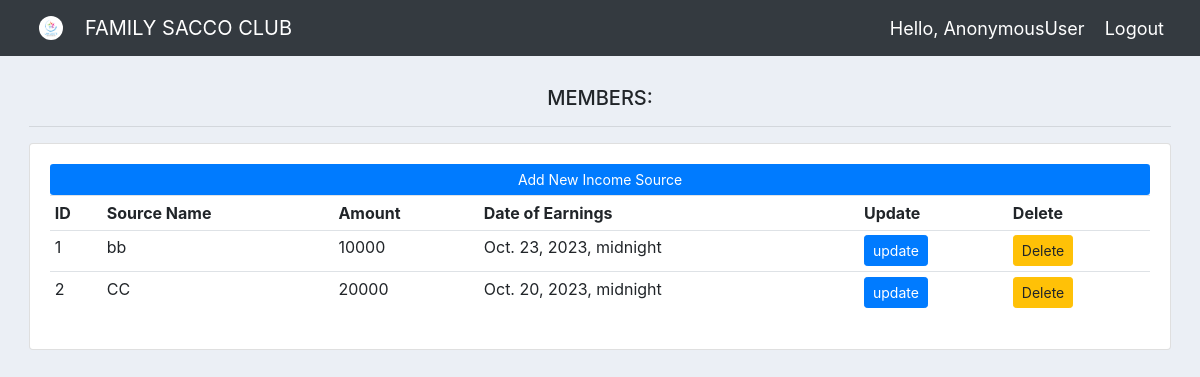
Screenshot of /all_otherincome/ with the database file from the repository.
### fam_sacco_app/models.py (models this page shows)
class OtherIncome(models.Model):
    source = models.CharField(max_length=300, null=False)
    amount = models.PositiveIntegerField()
    date_of_income = models.DateTimeField()
    receipt = models.ImageField(upload_to='income/%Y/%m/%d',blank=True)

### fam_sacco_app/views.py (the view)
# urls.py: path('all_otherincome/', views.allOtherIncome, name='all_otherincome'),
def allOtherIncome(request):
    otherincome_list = OtherIncome.objects.all()
    context = {
                'otherincome_list': otherincome_list,
        }
    return render(request, 'members/all_otherincome.html', context )

### fam_sacco_app/templates/members/all_otherincome.html
{% extends 'members/main.html' %}
{% block content %}
<br>
<div class="row">
    <div class="col">
        <div class="col-md">
            <h5 align="center"> MEMBERS: </h5>
            <hr>
            <div class="card card-body">
                <a class="btn btn-sm btn-block bg-primary" style="color: white;"  href="{% url 'create_otherincome' %}"> Add New Income Source </a>
                <table class="table table-sm table-hover">
                    <tr>
                        <th>ID</th>
                        <th>Source Name</th>
                        <th>Amount</th>
                        <th>Date of Earnings</th>
                        <th>Update</th>
                        <th>Delete</th>
                    </tr>
                    {% for member in otherincome_list %}
                    <tr>
                        <td>{{member.id}}</td>
                        <td>{{member.source}}</td>
                        <td>{{member.amount}}</td>
                        <td>{{member.date_of_income}}</td>
                        <td><a class="btn btn-sm btn-primary" href="{% url 'update_otherincome' member.id %}">update</a></td>
                        <td><a class="btn btn-sm btn-warning" href="{% url 'delete_otherincome' member.id %}">Delete</a></td>
                    </tr>
                    {% endfor %}
                </table>
            </div>
        </div>
    </div>
{% endblock content %}

### fam_sacco_app/static/css/main.css (style rules this page uses)
body { background-color: #ebeff5; }
.row { padding: 14px; }

### rows the page displays
OtherIncome: id "1", source "bb", amount "10000", date_of_income "Oct. 23, 2023, midnight"
OtherIncome: id "2", source "CC", amount "20000", date_of_income "Oct. 20, 2023, midnight"

### other values shown
{{ request.user }} "AnonymousUser"
